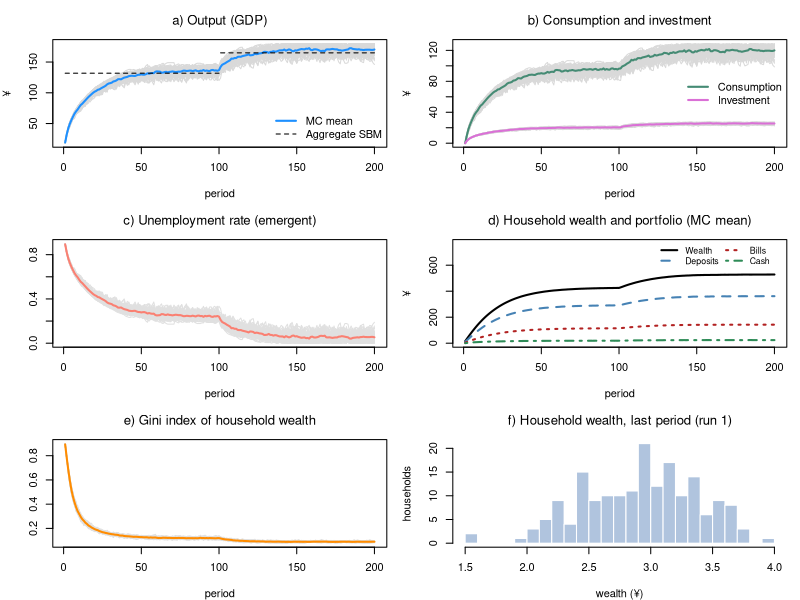

Here is the R script that generated this plot:
# *************************************************************************
#  Model ABM-SBM (agent-based households, closed economy)
#  Model SBM with heterogeneous households and a job lottery
#  Sources: Godley & Lavoie, Monetary Economics, chapters 4 and 7;
#           agent-based set-up as in the Leeds lectures (ABM-PC, ABM-BMW)
#  Author: Marco Veronese Passarella
#  Last change: 16/11/2026
# *************************************************************************
#  Conventions: upper-case = MACRO total; lower-case = MICRO (one household)
# *************************************************************************
#  Story:
#    - each household decides how much it wants to spend (its OWN alpha1,
#      which falls when the interest rate rises);
#    - firms plan investment (aggregate accelerator, as in SBM);
#    - the economy needs 1/pr workers for each unit of planned demand;
#    - a random job lottery fills those jobs (some stay unfilled = friction);
#    - goods are served first to the government, then to firms (investment),
#      then to households, first-come-first-served;
#    - the wage bill left after interest and depreciation is split equally
#      among the employed; bank profits are split equally among households;
#    - households pay taxes and allocate wealth between cash (for
#      transactions), bills and deposits (the buffer stock).
#  One single random shuffle of households per period decides BOTH who gets a
#  job AND who reaches the shop first.
# *************************************************************************

# Clear environment
rm(list = ls(all = TRUE))

# Set model parameters ####
nPeriods    <- 200         # Periods
nHouseholds <- 180         # Number of households (workforce)
MC          <- 50          # Monte Carlo repetitions
s           <- 0.1         # Size of the hiring randomness (0 = no friction)
shockStart  <- 101         # Period at which government spending rises
alpha10m    <- 0.68        # Mean autonomous component of the propensity to consume out of income
alpha11     <- 4           # Sensitivity of the propensity to consume to the interest rate
alpha1d     <- 0.1         # Spread of alpha10 across households (0 = homogeneous)
alpha2      <- 0.1         # Propensity to consume out of wealth
lambda10    <- 0.25        # Portfolio: autonomous share of bills
lambda11    <- 1           # Portfolio: sensitivity of bills to interest rate
lambdac     <- 0.2         # Cash to (lagged) consumption ratio
theta       <- 0.2         # Average tax rate on income
delta       <- 0.1         # Depreciation rate
gamma       <- 0.1         # Speed of adjustment of capital to its target
kappa       <- 1.5         # Target capital-output ratio
pr          <- 1           # Labour productivity
rb          <- 0.02        # Interest rate on bills
rm          <- 0.02        # Interest rate on deposits
rl          <- 0.02        # Interest rate on loans
G           <- rep(20, nPeriods)   # Government spending (planned)
G[shockStart:nPeriods] <- 25       # Higher government spending
psi         <- 1                   # Fiscal rule: share of the extra interest bill offset by lower spending
rbar        <- 0.02                # Fiscal rule: reference interest rate

# Heterogeneous, time-invariant propensity to consume out of income ####
set.seed(123)
alpha10 <- runif(nHouseholds, alpha10m - alpha1d, alpha10m + alpha1d)

# Define macro variables (results) to be stored ####
store = list(Y    = matrix(0, nPeriods, MC),   # Output / income (GDP)
             C    = matrix(0, nPeriods, MC),   # Consumption
             I    = matrix(0, nPeriods, MC),   # Investment
             V    = matrix(0, nPeriods, MC),   # Household wealth
             H_h  = matrix(0, nPeriods, MC),   # Cash held by households
             B_h  = matrix(0, nPeriods, MC),   # Bills held by households
             M_h  = matrix(0, nPeriods, MC),   # Deposits held by households
             PSBR = matrix(0, nPeriods, MC),   # Public sector borrowing requirement
             UR   = matrix(0, nPeriods, MC),   # Unemployment rate
             GINI = matrix(0, nPeriods, MC))   # Gini index of household wealth

# Store the wealth of each household (first run only, for the histogram)
vHist = matrix(0, nPeriods, nHouseholds)   # Wealth of each household

# Gini index (auxiliary function)
gini <- function(z) { z <- sort(pmax(z, 0)); n <- length(z)
  if (sum(z) == 0) return(0); sum((2 * (1:n) - n - 1) * z) / (n * sum(z)) }

# Record the worst gap between H_h and H_s
sfcGap = 0

# Start the MC loop ####
for (mc in 1:MC) {

  # Set randomness seed
  set.seed(mc)

  # Define and initialise the stocks and last period's flows (MICRO)
  v  = rep(0, nHouseholds)   # Micro: household wealth
  h  = rep(0, nHouseholds)   # Micro: cash
  b  = rep(0, nHouseholds)   # Micro: bills
  m  = rep(0, nHouseholds)   # Micro: deposits
  yd = rep(0, nHouseholds)   # Micro: disposable income (LAST period)
  c  = rep(0, nHouseholds)   # Micro: consumption (LAST period)

  # Define and initialise the stocks and last period's output (MACRO)
  K = 0; L = 0; M_s = 0; B_b = 0; Ylag = 0     # Firms and banks
  B_s = 0; B_cb = 0; H_s = 0                   # Government and central bank

  # Start time loop
  for (i in 1:nPeriods) {

    ## TICK 1: firms plan investment, households plan consumption ####
    DA  = delta * K                                     # Macro: depreciation
    Ipl = max(0, gamma * (kappa * Ylag - K) + DA)       # Macro: planned investment
    alpha1 = alpha10 - alpha11 * rb                     # Micro: propensity to consume (falls with the interest rate)
    cd  = pmax(0, pmin(alpha1 * yd + alpha2 * v, v + yd))  # Micro: planned consumption (never negative)
    Gpl = G[i] - psi * (rb - rbar) * B_s                # Macro: fiscal rule (B_s is still last period's stock here)
    AD  = Gpl + Ipl + sum(cd)                           # Macro: planned demand
    N_d = AD / pr                                       # Macro: labour needed

    ## TICK 2: job lottery ####
    N = min(floor(N_d * runif(1, 1 - s, 1 + s)), floor(N_d), nHouseholds)
    Ypot = N * pr                                       # Macro: goods that can be produced

    ## TICK 3: households are re-shuffled ####
    order = sample(nHouseholds)                         # Queue for both jobs and goods

    ## TICK 4: goods are served: government, firms, then households ####
    Gs  = min(Gpl, Ypot)                                # Macro: government purchases served
    Is  = min(Ipl, Ypot - Gs)                           # Macro: investment served
    YC  = Ypot - Gs - Is                                # Macro: goods left for households
    cdq = cd[order]                                     # Micro: planned demand in queue order
    cda = cumsum(cdq) - cdq                             # Micro: goods claimed by those ahead
    cds = pmin(cdq, pmax(0, YC - cda))                  # Micro: actually served
    c   = rep(0, nHouseholds); c[order] = cds           # Micro: actual consumption
    Y   = Gs + Is + sum(c)                              # Macro: output (GDP) = goods actually sold

    ## TICK 5: firms and banks ####
    Llag = L; M_slag = M_s; B_blag = B_b
    WB  = Y - rl * Llag - DA                            # Macro: wage bill = residual
    K   = K + Is - DA                                   # Macro: capital accumulation
    L   = L + Is - DA                                   # Macro: loans fund net investment  
    M_s = M_s + (L - Llag)                              # Macro: loans create deposits
    FB  = rl * Llag + rb * B_blag - rm * sum(m)         # Macro: bank profits (m still lagged here)

    ## TICK 6: incomes, taxes, wealth ####
    wage = rep(0, nHouseholds)
    if (N >= 1) wage[order[1:N]] = WB / N               # Micro: wage of the employed
    intinc = rb * b + rm * m                            # Micro: interest on last period's bills and deposits
    income = wage + FB / nHouseholds + intinc           # Micro: total income
    tax    = theta * income                             # Micro: taxes
    yd     = income - tax                               # Micro: disposable income (also used NEXT period)
    v      = v + yd - c                                 # Micro: wealth accumulation

    ## TICK 7: portfolio choice ####
    h = pmax(0, pmin(lambdac * c, v))                   # Micro: cash for transactions
    b = pmax(0, pmin(v * (lambda10 + lambda11 * rb), v - h))  # Micro: bills
    m = v - h - b                                       # Micro: deposits = buffer stock (< 0 = overdraft)

    ## TICK 8: banks, government and central bank ####
    B_cblag = B_cb
    B_b  = sum(m) - M_s                                 # Macro: bills held by banks
    F_cb = rb * B_cb                                    # Macro: central bank profits (on last period's bills)
    PSBR = Gs + rb * B_s - sum(tax) - F_cb              # Macro: public sector borrowing requirement
    B_s  = B_s + PSBR                                   # Macro: supply of bills
    B_cb = B_s - sum(b) - B_b                           # Macro: central bank residual
    H_s  = H_s + (B_cb - B_cblag)                       # Macro: supply of cash
    sfcGap = max(sfcGap, abs(sum(h) - H_s))             # Hidden equation: H_h = H_s
    Ylag = Y

    # Store the wealth of each household (first run only, for the histogram)
    if (mc == 1) vHist[i, ] = v

    # Store macro values
    store$Y[i, mc] = Y;          store$C[i, mc] = sum(c);   store$I[i, mc] = Is
    store$V[i, mc] = sum(v);     store$H_h[i, mc] = sum(h); store$B_h[i, mc] = sum(b)
    store$M_h[i, mc] = sum(m);   store$PSBR[i, mc] = PSBR
    store$UR[i, mc] = (nHouseholds - N) / nHouseholds
    store$GINI[i, mc] = gini(v)
  }
}

# Display the results ####
meanY <- rowMeans(store$Y); late1 <- 81:100; late2 <- 181:200
cat(" ******************************")
cat("\n Households =", nHouseholds, "| MC runs =", MC, "| s =", s)
cat("\n Max |H_h - H_s| =", sfcGap)
cat("\n ******************************")
cat("\n Mean values, periods 81-100 | 181-200: \n Y =", round(mean(meanY[late1]), 2), "|",
    round(mean(meanY[late2]), 2),
    "\n UR =", round(mean(rowMeans(store$UR)[late1]), 3), "|", round(mean(rowMeans(store$UR)[late2]), 3),
    "\n V =", round(mean(rowMeans(store$V)[late1]), 2), "|", round(mean(rowMeans(store$V)[late2]), 2),
    "\n Gini (wealth) =", round(mean(rowMeans(store$GINI)[late1]), 3), "|",
    round(mean(rowMeans(store$GINI)[late2]), 3),
    "\n (aggregate SBM: Y = 131.83 | 164.94)")
cat("\n ******************************")

# Plot the results (grey = runs, bold = MC mean) ####
op = par(mfrow = c(3, 2), mar = c(4, 4, 3, 1))

# a) Output
matplot(store$Y, type = "l", lty = 1, col = "grey85", font.main = 1,
        main = "a) Output (GDP)", xlab = "period", ylab = "¥")
lines(rowMeans(store$Y), lwd = 2, col = "dodgerblue")
segments(1, 131.83, shockStart - 1, 131.83, lty = 2); segments(shockStart, 164.94, nPeriods, 164.94, lty = 2)
legend("bottomright", c("MC mean", "Aggregate SBM"), col = c("dodgerblue", "black"),
       lwd = c(2, 1), lty = c(1, 2), bty = "n")

# b) Consumption and investment
matplot(store$C, type = "l", lty = 1, col = "grey85", font.main = 1,
        main = "b) Consumption and investment", xlab = "period", ylab = "¥",
        ylim = range(0, store$C))
matlines(store$I, lty = 1, col = "grey85")
lines(rowMeans(store$C), lwd = 2, col = "aquamarine4")
lines(rowMeans(store$I), lwd = 2, col = "orchid")
legend("right", c("Consumption", "Investment"), col = c("aquamarine4", "orchid"), lwd = 2, bty = "n")

# c) Unemployment rate (emergent)
matplot(store$UR, type = "l", lty = 1, col = "grey88", font.main = 1,
        main = "c) Unemployment rate (emergent)", xlab = "period", ylab = "")
lines(rowMeans(store$UR), lwd = 2, col = "salmon")

# d) Household portfolio (MC mean)
plot(rowMeans(store$V), type = "l", lwd = 2, col = "black", font.main = 1,
     main = "d) Household wealth and portfolio (MC mean)", xlab = "period", ylab = "¥",
     ylim = range(0, 1.45 * rowMeans(store$V)))
lines(rowMeans(store$M_h), lwd = 2, col = "steelblue", lty = 2)
lines(rowMeans(store$B_h), lwd = 2, col = "firebrick", lty = 3)
lines(rowMeans(store$H_h), lwd = 2, col = "seagreen", lty = 4)
legend("topright", c("Wealth", "Deposits", "Bills", "Cash"),
       col = c("black", "steelblue", "firebrick", "seagreen"), lwd = 2, lty = 1:4, bty = "n", cex = 0.8, ncol = 2)

# e) Wealth inequality (emergent)
matplot(store$GINI, type = "l", lty = 1, col = "grey88", font.main = 1,
        main = "e) Gini index of household wealth", xlab = "period", ylab = "")
lines(rowMeans(store$GINI), lwd = 2, col = "darkorange")

# f) Wealth distribution in the last period (MC = 1)
hist(vHist[nPeriods, ], breaks = 20, col = "lightsteelblue", border = "white", font.main = 1,
     main = "f) Household wealth, last period (run 1)", xlab = "wealth (¥)", ylab = "households")

par(op)
